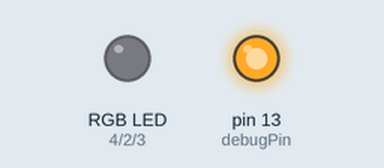
Recording of a sketch running on a simulated Arduino Uno, built with avr-gcc and run on an emulated ATmega328P. Parts: an RGB LED mixed from three pins (HIGH = lit), output pins drawn as LEDs (lit = HIGH). Dim RGB values are drawn brighter than linear; random numbers use the default seed unless the sketch sets one.

Above: at 0.1 s.
At 0.6 s:
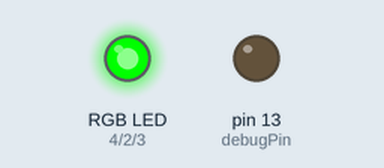
At 2.98 s:
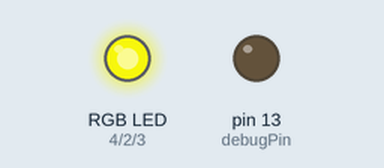
At 20.04 s:
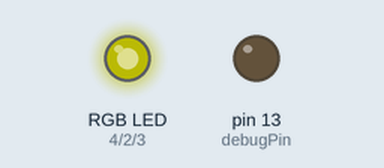
At 37.9 s:
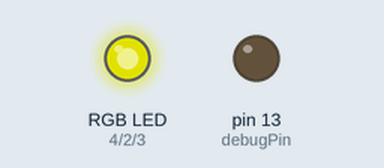
Timing chart, 0 to 40.0 s (numbered marks = the images above):
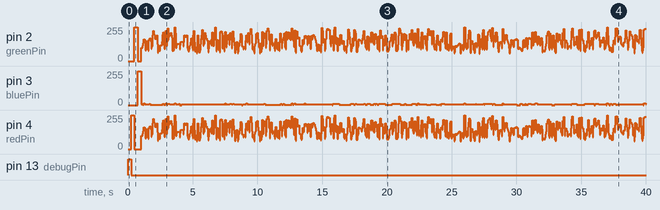

The sketch:

candle1.ino
```cpp
/*========================================================*/
/*
  LED Candle Demo v0.2b (Non-Interactive Version)
  by Scott Hudson, HCI Institute, CMU 1/10

  This program provides a demo of basic techniques (push button input and
  driving some LEDs) in the form of a simulated candle created with an RGB
  LED.

  Hardware
  This code assumes a push button (normally open) switch [not used here] and three LEDs or
  a combined RBG LED.  The switch and each of the LEDs should be attached to
  a separate digital I/O pin (as indicated in the constants below).  The LEDs
  are assumed to be connected as common cathode attached to ground and should should
  each have a current limiting resistor (probably in the 200-500 ohm range for 5v
  hardware).  The switch is assumed to have a pull-down resistor (so is high when
  depressed and low when released).

  Operation
  [This simplified version of the program does not yet use the switch, see the full
  interactive version for that.]  After an RGB startup signal, the candle flickers in
  a fixed yellow-white color until reset or power off.

  Revisions
  1/10  Initial version v0.1a
  1/10  Split into 3 progressively more complete versions v0.2a
  1/17  Change pin constants for new part pinout v0.2b
*/
/*========================================================*/

/*------- Hardware configuration -------*/
const int  switchPin = 5;        // pin with switch attached [IGNORED HERE]
const int  redPin = 4;           // pin red LED is attached to
const int  greenPin = 2;         // pin for green LED
const int  bluePin = 3;          // pin for blue LED
const byte debugPin = 13;        // pin that we put debug output on (set to 255 to disable)
                                 // (most Arduino's have a built in LED on pin 13...)

/*-------------------------------------------*/
/* Flash the debug LED for the given time in msec.  The LED is on for flashMSec then held
   off for the same amount of time (so this routine takes 2*flashMSec total).
 */
void dbgFlash(int flashMSec) {
  if (debugPin != 255) {
    digitalWrite(debugPin,HIGH); delay(flashMSec);
    digitalWrite(debugPin,LOW); delay(flashMSec);
  }
}

/*-------------------------------------------*/
/* Initializization code (run once via call from Arduino framework) */
void setup() {
  // establish direction of pins we are using for LEDs
  pinMode(redPin, OUTPUT);
  pinMode(greenPin, OUTPUT);
  pinMode(bluePin, OUTPUT);

  // drive the RGB LEDs in sequence so we know they are alive and hooked up right
  if (debugPin != 255) {
    pinMode(debugPin, OUTPUT);
    digitalWrite(debugPin,HIGH); delay(250); digitalWrite(debugPin,LOW);
    digitalWrite(redPin,HIGH); delay(250); digitalWrite(redPin,LOW);
    digitalWrite(greenPin,HIGH); delay(250); digitalWrite(greenPin,LOW);
    digitalWrite(bluePin,HIGH); delay(250); digitalWrite(bluePin,LOW);
  }
}

/* Main routine (called repeated by from the Arduino framework) */
void loop() {
  // do a flicker segment...

  // Pick a random color with equal red and green values (red+green = yellow) and smaller random
  // amount of blue.  That will give a color somewhere between yellow and white in hue.
  byte redV, greenV, blueV;
  redV = greenV = (byte)random(127,255);
  blueV = (byte)random(0,64);

  // Pick a random duration for the flicker segment (in msec)
  int flickDur = (int)random(50,100);

 // loop to continue lighting for the selected duration
  unsigned long startTime = millis();
  while (millis() - startTime < flickDur) {

    // turn all the non-zero LEDs on
    if (redV != 0) digitalWrite(redPin, HIGH);
    if (greenV != 0) digitalWrite(greenPin, HIGH);
    if (blueV != 0) digitalWrite(bluePin, HIGH);

    // count out 255 units of LED intensity.  We will leave each LED on for
    // some percentage of those as specified by its 0..255 intensity value.
    for (int cnt = 0; cnt < 255; cnt++) {
      // if we are at the setting for a particular color, turn it off
      if (cnt >= redV) digitalWrite(redPin, LOW);
      if (cnt >= greenV) digitalWrite(greenPin, LOW);
      if (cnt >= blueV) digitalWrite(bluePin, LOW);
    } // end for
  } // end while

  // turn off all LEDs
  digitalWrite(redPin,LOW);
  digitalWrite(greenPin,LOW);
  digitalWrite(bluePin,LOW);

}  // end loop()
```
